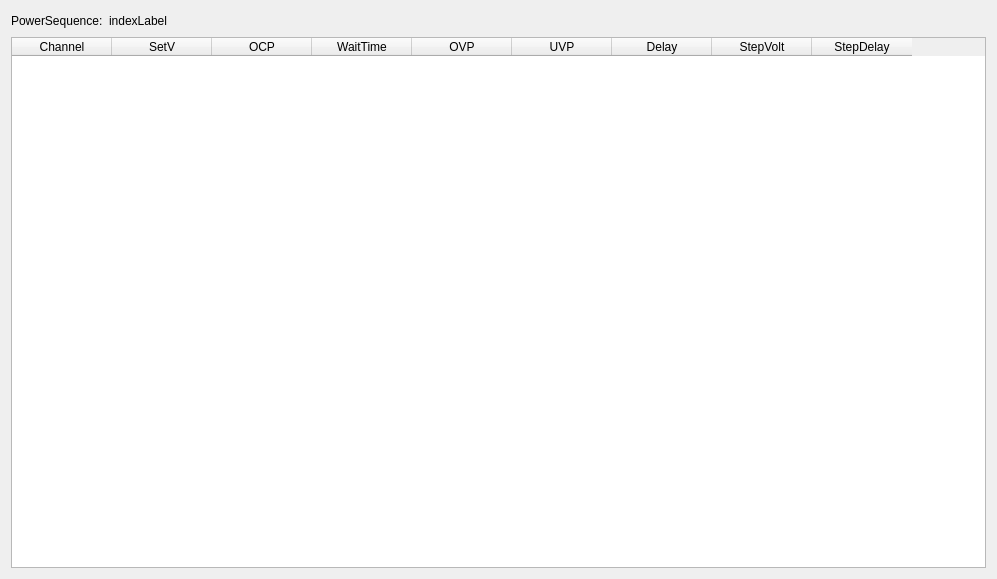
<?xml version="1.0" encoding="UTF-8"?>
<ui version="4.0">
 <class>PowerView</class>
 <widget class="QWidget" name="PowerView">
  <property name="geometry">
   <rect>
    <x>0</x>
    <y>0</y>
    <width>997</width>
    <height>579</height>
   </rect>
  </property>
  <property name="windowTitle">
   <string>Form</string>
  </property>
  <layout class="QVBoxLayout" name="verticalLayout">
   <item>
    <layout class="QHBoxLayout" name="horizontalLayout">
     <item>
      <widget class="QLabel" name="label">
       <property name="text">
        <string>PowerSequence:</string>
       </property>
      </widget>
     </item>
     <item>
      <widget class="QLabel" name="indexLabel">
       <property name="text">
        <string>indexLabel</string>
       </property>
      </widget>
     </item>
     <item>
      <spacer name="horizontalSpacer">
       <property name="orientation">
        <enum>Qt::Orientation::Horizontal</enum>
       </property>
       <property name="sizeHint" stdset="0">
        <size>
         <width>40</width>
         <height>20</height>
        </size>
       </property>
      </spacer>
     </item>
    </layout>
   </item>
   <item>
    <widget class="QTableWidget" name="tableWidget">
     <column>
      <property name="text">
       <string>Channel</string>
      </property>
     </column>
     <column>
      <property name="text">
       <string>SetV</string>
      </property>
     </column>
     <column>
      <property name="text">
       <string>OCP</string>
      </property>
     </column>
     <column>
      <property name="text">
       <string>WaitTime</string>
      </property>
     </column>
     <column>
      <property name="text">
       <string>OVP</string>
      </property>
     </column>
     <column>
      <property name="text">
       <string>UVP</string>
      </property>
     </column>
     <column>
      <property name="text">
       <string>Delay</string>
      </property>
     </column>
     <column>
      <property name="text">
       <string>StepVolt</string>
      </property>
     </column>
     <column>
      <property name="text">
       <string>StepDelay</string>
      </property>
     </column>
    </widget>
   </item>
  </layout>
 </widget>
 <resources/>
 <connections/>
</ui>
